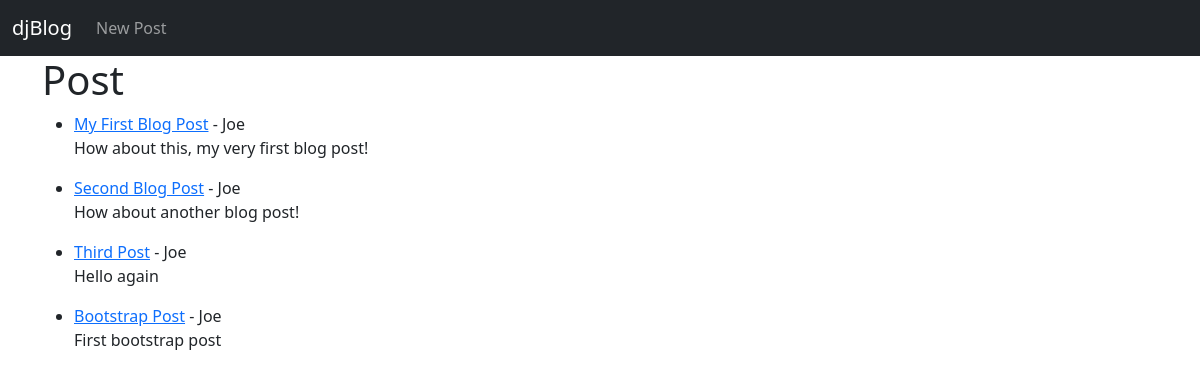
The app's page /, older data.
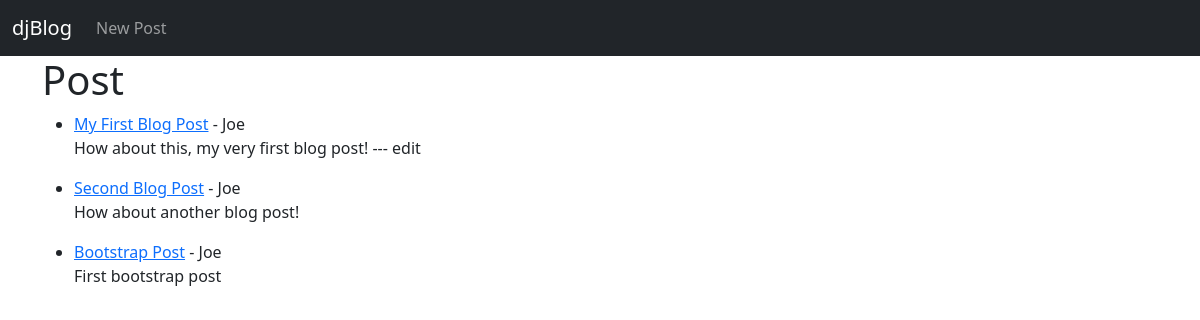
The same page, newer data.
### blog/models.py (models this page shows, shortened)
class Post(models.Model):
    title = models.CharField(max_length=255)
    title_tag = models.CharField(max_length=20)
    author = models.ForeignKey(User, on_delete=models.CASCADE)
    body = models.TextField()
    date_created = models.DateField(auto_now_add=True)

### blog/views.py (the view)
# urls.py: path('', HomeView.as_view(), name="home"),
class HomeView(ListView):
    model = Post
    template_name = 'home.html'
    ordering = ['-date_created']

### blog/templates/home.html
{% extends 'base.html' %}
{% block content %}
<h1>Post</h1>
<ul>
{% for post in object_list %}
    <li><a href="{% url 'post-detail' post.pk %}">{{ post.title }}</a> - {{ post.author.first_name }}</li>
    <p>{{ post.body }}</p>
{% endfor %}
</ul>
{% endblock %}

Row changes from the older to the newer data that the page shows:
removed Post: title "Third Post", author.first_name "Joe", body "Hello again"
changed Post "My First Blog Post": body "How about this, my very first blog post!" → "How about this, my very first blog post! --- edit"
